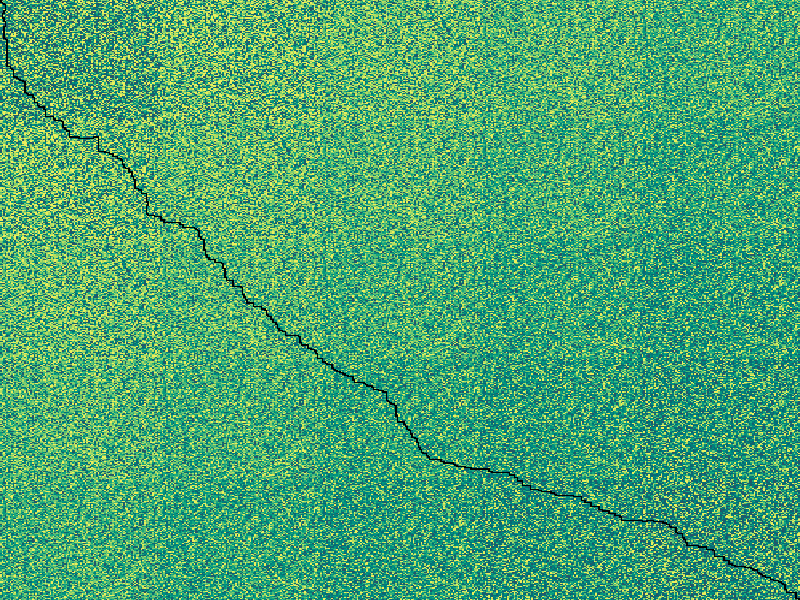

Here is the R script that generated this plot:
library(igraph)
map <- apply(do.call(rbind,strsplit(readLines("input15.txt"),"")),2,as.integer)
all_coords <- expand.grid(1:100,1:100)
neighbours <- function(x){
  coords <- rbind(c(x[1]-1,x[2]),
                  c(x[1]+1,x[2]),
                  c(x[1],x[2]-1),
                  c(x[1],x[2]+1))
  coords <- coords[!coords[,1]%in%c(0,101)&!coords[,2]%in%c(0,101),]
  ids <- apply(coords,1,function(z)which(all_coords[,1]==z[1]&all_coords[,2]==z[2]))
  id <- which(all_coords[,1]==x[1]&all_coords[,2]==x[2])
  res <- cbind(id,ids,apply(coords,1,function(z)map[z[1],z[2]]))
  res <- as.data.frame(res)
  colnames(res)<-c("from","to","value")
  res
}
nb <- do.call(rbind,apply(all_coords,1,neighbours))
g <- graph_from_edgelist(as.matrix(nb[,1:2]))
distances(g,"1",nrow(map)*ncol(map),weights=nb$value,mode="out")
#540

MAP <- matrix(NA,nrow=500,ncol=500)
# I know, I know, it's insanely ugly :)
MAP[1:100,1:100]<-map
m <- map+1
m[m==10]<-1
MAP[101:200,1:100]<-m
MAP[1:100,101:200]<-m
m <- m+1
m[m==10]<-1
MAP[201:300,1:100]<-m
MAP[101:200,101:200]<-m
MAP[1:100,201:300]<-m
m <- m+1
m[m==10]<-1
MAP[301:400,1:100]<-m
MAP[201:300,101:200]<-m
MAP[101:200,201:300]<-m
MAP[1:100,301:400]<-m
m <- m+1
m[m==10]<-1
MAP[401:500,1:100]<-m
MAP[301:400,101:200]<-m
MAP[201:300,201:300]<-m
MAP[101:200,301:400]<-m
MAP[1:100,401:500]<-m
m <- m+1
m[m==10]<-1
MAP[401:500,101:200]<-m
MAP[301:400,201:300]<-m
MAP[201:300,301:400]<-m
MAP[101:200,401:500]<-m
m <- m+1
m[m==10]<-1
MAP[401:500,201:300]<-m
MAP[301:400,301:400]<-m
MAP[201:300,401:500]<-m
m <- m+1
m[m==10]<-1
MAP[401:500,301:400]<-m
MAP[301:400,401:500]<-m
m <- m+1
m[m==10]<-1
MAP[401:500,401:500]<-m

g <- as.directed(make_lattice(c(nrow(MAP), ncol(MAP))),mode = 'mutual')
E(g)$weight <- MAP[get.edgelist(g)[, 2]]
distances(g,"1",nrow(MAP)*ncol(MAP),mode="out")
#2879

#Visualization
par(mar=c(0,0,0,0))
image(seq_len(500),seq_len(500),MAP,col=rev(hcl.colors(9,"ag_GrnYl")),ylim=c(nrow(MAP),1))
path <- matrix(NA,nrow=500,ncol=500)
path[as.integer(el(shortest_paths(g,"1",nrow(MAP)*ncol(MAP),mode="out")$vpath))]<-1
image(seq_len(500),seq_len(500),path,breaks=c(0,1),col=c("black"),add=TRUE)
